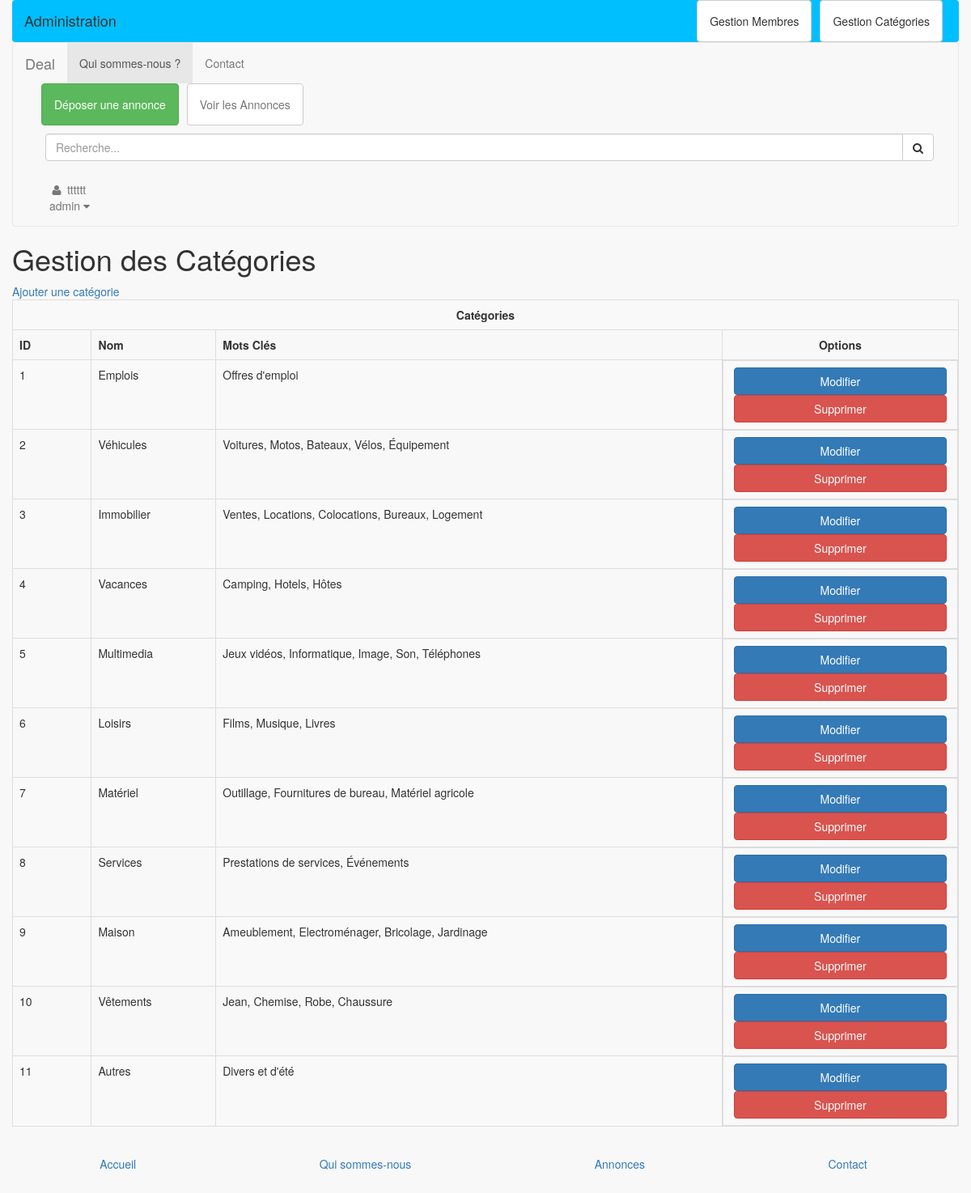
The app's page /admin/categorie.php (signed in) with its own data.
### tables this page shows
CREATE TABLE `categorie` (
  `id` int(10) unsigned NOT NULL AUTO_INCREMENT,
  `titre` varchar(100) NOT NULL,
  `mots_cles` text,
  PRIMARY KEY (`id`)
);

### admin/categorie.php (the view, shortened to what this page needs)
<?php
require_once __DIR__ .'/../include/init.php';
$req = 'SELECT * FROM categorie ORDER BY id';
$stmt = $pdo->query($req);
$categories = $stmt->fetchAll();
include __DIR__ .'/../layout/top.php';
?>
<h1>Gestion des Catégories</h1>
<p><a href="categorie-edit.php">Ajouter une catégorie</a></p>
<table class="table table-bordered table-striped">
  <th colspan="4">
    Catégories
  </th>
  <tr>
    <th class="col-xs-1">ID</th>
    <th class="col-xs-auto">Nom</th>
    <th class="col-xs-auto">Mots Clés</th>
    <th class="col-xs-3">Options</th>
  </tr>
    <?php
    foreach ($categories as $categorie) :
      ?>
      <tr>
        <td><?= $categorie['id'] ?></td>
        <td><?= $categorie['titre'] ?></td>
        <td><?= $categorie['mots_cles'] ?></td>
        <td>
          <a href="categorie-edit.php?id=<?= $categorie['id'] ?>" class="btn btn-primary">Modifier</a>
          <a href="categorie-delete.php?id=<?= $categorie['id'] ?>" class="btn btn-danger">Supprimer</a>
        </td>
      </tr>
      <?php
    endforeach;
    ?>
</table>
<?php
include __DIR__ .'/../layout/bottom.php';
?>

### records on screen
categorie: id "1", titre "Emplois", mots_cles "Offres d'emploi"
categorie: id "2", titre "Véhicules", mots_cles "Voitures, Motos, Bateaux, Vélos, Équipement"
categorie: id "3", titre "Immobilier", mots_cles "Ventes, Locations, Colocations, Bureaux, Logement"
categorie: id "4", titre "Vacances", mots_cles "Camping, Hotels, Hôtes"
categorie: id "5", titre "Multimedia", mots_cles "Jeux vidéos, Informatique, Image, Son, Téléphones"
categorie: id "6", titre "Loisirs", mots_cles "Films, Musique, Livres"
categorie: id "7", titre "Matériel", mots_cles "Outillage, Fournitures de bureau, Matériel agricole"
categorie: id "8", titre "Services", mots_cles "Prestations de services, Événements"
categorie: id "9", titre "Maison", mots_cles "Ameublement, Electroménager, Bricolage, Jardinage"
categorie: id "10", titre "Vêtements", mots_cles "Jean, Chemise, Robe, Chaussure"
categorie: id "11", titre "Autres", mots_cles "Divers et d'été"

### other values on screen
getPseudo() "tttttt"
$_SESSION['membre']['role'] "admin"
